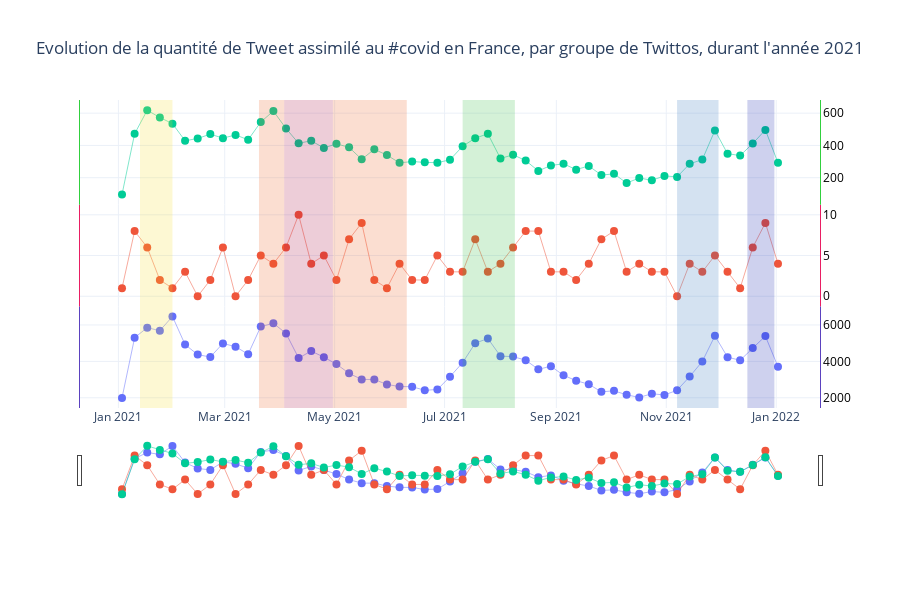

Here is the notebook cell this chart was saved with:
### Markdown cell above
##### **<span style="color:#6DEFA2">4.3.2. Visualisation</span>**

### Code cell
# création de la figure
fig = go.Figure()

# création des tracés
fig.add_trace(go.Scatter(
    x=basedate,
    y=base,
    name="TweetBase",
    text=base,
    yaxis="y",
))

fig.add_trace(go.Scatter(
    x=basegouv,
    y=gouv,
    name="TweetGouv",
    text=gouv,
    yaxis="y2",
))

fig.add_trace(go.Scatter(
    x=influencedate,
    y=influence,
    name="TweetVerifié",
    text=influence,
    yaxis="y3",
))

# création du style des tracé
fig.update_traces(
    hoverinfo="name+x+text",
    line={"width": 0.5},
    marker={"size": 8},
    mode="lines+markers",
    showlegend=False
)

# fond transparent arrière
fig.update_layout(
    shapes=[
        dict(
            fillcolor="rgba(242,220,37,0.2)",
            line={"width": 0},
            type="rect",
            x0="2021-01-13",
            x1="2021-01-31",
            xref="x",
            y0=0,
            y1=1,
            yref="paper"
        ),
        dict(
            fillcolor="rgba(234,92,26,0.2)",
            line={"width": 0},
            type="rect",
            x0="2021-03-20",
            x1="2021-04-03",
            xref="x",
            y0=0,
            y1=1,
            yref="paper"
        ),
        dict(
            fillcolor="rgba(164,6,62,0.2)",
            line={"width": 0},
            type="rect",
            x0="2021-04-03",
            x1="2021-04-30",
            xref="x",
            y0=0,
            y1=1,
            yref="paper"
        ),
        dict(
            fillcolor="rgba(234,92,26,0.2)",
            line={"width": 0},
            type="rect",
            x0="2021-04-30",
            x1="2021-06-10",
            xref="x",
            y0=0,
            y1=1,
            yref="paper"
        ),
        dict(
            fillcolor="rgba(42,183,55,0.2)",
            line={"width": 0},
            type="rect",
            x0="2021-07-11",
            x1="2021-08-09",
            xref="x",
            y0=0,
            y1=1,
            yref="paper"
        ),
        dict(
            fillcolor="rgba(42,112,183,0.2)",
            line={"width": 0},
            type="rect",
            x0="2021-11-07",
            x1="2021-11-30",
            xref="x",
            y0=0,
            y1=1,
            yref="paper"
        ),
        dict(
            fillcolor="rgba(14,25,172,0.2)",
            line={"width": 0},
            type="rect",
            x0="2021-12-16",
            x1="2021-12-31",
            xref="x",
            y0=0,
            y1=1,
            yref="paper"
        )
    ]
)

# Axes
fig.update_layout(
    xaxis=dict(
        autorange=True,
        range=["2021-01-01 00:00:00.0000", "2021-12-31 00:00:00.0000"],
        rangeslider=dict(
            autorange=True,
            range=["2021-01-01 00:00:00.0000", "2021-12-31 00:00:00.0000"]
        ),
        type="date"
    ),
    yaxis=dict(
        anchor="x",
        autorange=True,
        domain=[0, 0.33],
        linecolor="#5B42BF",
        mirror=True,
        range=[-60.0858369099, 28.4406294707],
        showline=True,
        side="right",
        tickfont={"color": "#000000"},
        tickmode="auto",
        ticks="",
        titlefont={"color": "#000000"},
        type="linear",
        zeroline=False
    ),
    yaxis2=dict(
        anchor="x",
        autorange=True,
        domain=[0.33, 0.66],
        linecolor="#E91E63",
        mirror=True,
        range=[29.3787777032, 100.621222297],
        showline=True,
        side="right",
        tickfont={"color": "#000000"},
        tickmode="auto",
        ticks="",
        titlefont={"color": "#000000"},
        type="linear",
        zeroline=False
    ),
    yaxis3=dict(
        anchor="x",
        autorange=True,
        domain=[0.66, 1],
        linecolor="#31CF3E",
        mirror=True,
        range=[29.3787777032, 100.621222297],
        showline=True,
        side="right",
        tickfont={"color": "#000000"},
        tickmode="auto",
        ticks="",
        titlefont={"color": "#000000"},
        type="linear",
        zeroline=False
    )
)

# mise à jour du ruban inférieur
fig.update_layout(
    dragmode="zoom",
    hovermode="x",
    legend=dict(traceorder="reversed"),
    height=600,
    template="plotly_white",
    margin=dict(
        t=100,
        b=100
    ),
)

# titre
fig.update_layout(
    title={
        'text': "Evolution de la quantité de Tweet assimilé au #covid en France, par groupe de Twittos, durant l'année 2021",
        'y':0.93,
        'x':0.5,
        'xanchor': 'center',
        'yanchor': 'top'}
)

# sous titre axe

fig.show()

### Figure 1 — Plotly figure (JSON) as saved in the notebook; plotly's stock layout.template omitted (floating-point values rounded to 4 significant figures)
{"data": [{"hoverinfo": "name+x+text", "line": {"width": 0.5}, "marker": {"size": 8}, "mode": "lines+markers", "name": "TweetBase", "showlegend": false, "text": ["1993", "5302", "5852", "5687", "6469", "4923", "4372", "4239", "4987", "4808", "4397", "5911", "6093", "5538", "4183", "4567", "4230", "3851", "3342", "3009", "3007", "2731", "2618", "2607", "2413", "2455", "3159", "3931", "4999", "5257", "4288", "4263", "4065", "3567", "3730", "3238", "2939", "2744", "2328", "2383", "2164", "2020", "2223", "2153", "2416", "3165", "3997", "5403", "4233", "4058", "4729", "5388", "3705"], "type": "scatter", "x": ["2021-01-03 00:00:00+00:00", "2021-01-10 00:00:00+00:00", "2021-01-17 00:00:00+00:00", "2021-01-24 00:00:00+00:00", "2021-01-31 00:00:00+00:00", "2021-02-07 00:00:00+00:00", "2021-02-14 00:00:00+00:00", "2021-02-21 00:00:00+00:00", "2021-02-28 00:00:00+00:00", "2021-03-07 00:00:00+00:00", "2021-03-14 00:00:00+00:00", "2021-03-21 00:00:00+00:00", "2021-03-28 00:00:00+00:00", "2021-04-04 00:00:00+00:00", "2021-04-11 00:00:00+00:00", "2021-04-18 00:00:00+00:00", "2021-04-25 00:00:00+00:00", "2021-05-02 00:00:00+00:00", "2021-05-09 00:00:00+00:00", "2021-05-16 00:00:00+00:00", "2021-05-23 00:00:00+00:00", "2021-05-30 00:00:00+00:00", "2021-06-06 00:00:00+00:00", "2021-06-13 00:00:00+00:00", "2021-06-20 00:00:00+00:00", "2021-06-27 00:00:00+00:00", "2021-07-04 00:00:00+00:00", "2021-07-11 00:00:00+00:00", "2021-07-18 00:00:00+00:00", "2021-07-25 00:00:00+00:00", "2021-08-01 00:00:00+00:00", "2021-08-08 00:00:00+00:00", "2021-08-15 00:00:00+00:00", "2021-08-22 00:00:00+00:00", "2021-08-29 00:00:00+00:00", "2021-09-05 00:00:00+00:00", "2021-09-12 00:00:00+00:00", "2021-09-19 00:00:00+00:00", "2021-09-26 00:00:00+00:00", "2021-10-03 00:00:00+00:00", "2021-10-10 00:00:00+00:00", "2021-10-17 00:00:00+00:00", "2021-10-24 00:00:00+00:00", "2021-10-31 00:00:00+00:00", "2021-11-07 00:00:00+00:00", "2021-11-14 00:00:00+00:00", "2021-11-21 00:00:00+00:00", "2021-11-28 00:00:00+00:00", "2021-12-05 00:00:00+00:00", "2021-12-12 00:00:00+00:00", "2021-12-19 00:00:00+00:00", "2021-12-26 00:00:00+00:00", "2022-01-02 00:00:00+00:00"], "y": ["1993", "5302", "5852", "5687", "6469", "4923", "4372", "4239", "4987", "4808", "4397", "5911", "6093", "5538", "4183", "4567", "4230", "3851", "3342", "3009", "3007", "2731", "2618", "2607", "2413", "2455", "3159", "3931", "4999", "5257", "4288", "4263", "4065", "3567", "3730", "3238", "2939", "2744", "2328", "2383", "2164", "2020", "2223", "2153", "2416", "3165", "3997", "5403", "4233", "4058", "4729", "5388", "3705"], "yaxis": "y"}, {"hoverinfo": "name+x+text", "line": {"width": 0.5}, "marker": {"size": 8}, "mode": "lines+markers", "name": "TweetGouv", "showlegend": false, "text": ["1", "8", "6", "2", "1", "3", "0", "2", "6", "0", "2", "5", "4", "6", "10", "4", "5", "2", "7", "9", "2", "1", "4", "2", "2", "5", "3", "3", "7", "3", "4", "6", "8", "8", "3", "3", "2", "4", "7", "8", "3", "4", "3", "3", "0", "4", "3", "5", "3", "1", "6", "9", "4"], "type": "scatter", "x": ["2021-01-03 00:00:00+00:00", "2021-01-10 00:00:00+00:00", "2021-01-17 00:00:00+00:00", "2021-01-24 00:00:00+00:00", "2021-01-31 00:00:00+00:00", "2021-02-07 00:00:00+00:00", "2021-02-14 00:00:00+00:00", "2021-02-21 00:00:00+00:00", "2021-02-28 00:00:00+00:00", "2021-03-07 00:00:00+00:00", "2021-03-14 00:00:00+00:00", "2021-03-21 00:00:00+00:00", "2021-03-28 00:00:00+00:00", "2021-04-04 00:00:00+00:00", "2021-04-11 00:00:00+00:00", "2021-04-18 00:00:00+00:00", "2021-04-25 00:00:00+00:00", "2021-05-02 00:00:00+00:00", "2021-05-09 00:00:00+00:00", "2021-05-16 00:00:00+00:00", "2021-05-23 00:00:00+00:00", "2021-05-30 00:00:00+00:00", "2021-06-06 00:00:00+00:00", "2021-06-13 00:00:00+00:00", "2021-06-20 00:00:00+00:00", "2021-06-27 00:00:00+00:00", "2021-07-04 00:00:00+00:00", "2021-07-11 00:00:00+00:00", "2021-07-18 00:00:00+00:00", "2021-07-25 00:00:00+00:00", "2021-08-01 00:00:00+00:00", "2021-08-08 00:00:00+00:00", "2021-08-15 00:00:00+00:00", "2021-08-22 00:00:00+00:00", "2021-08-29 00:00:00+00:00", "2021-09-05 00:00:00+00:00", "2021-09-12 00:00:00+00:00", "2021-09-19 00:00:00+00:00", "2021-09-26 00:00:00+00:00", "2021-10-03 00:00:00+00:00", "2021-10-10 00:00:00+00:00", "2021-10-17 00:00:00+00:00", "2021-10-24 00:00:00+00:00", "2021-10-31 00:00:00+00:00", "2021-11-07 00:00:00+00:00", "2021-11-14 00:00:00+00:00", "2021-11-21 00:00:00+00:00", "2021-11-28 00:00:00+00:00", "2021-12-05 00:00:00+00:00", "2021-12-12 00:00:00+00:00", "2021-12-19 00:00:00+00:00", "2021-12-26 00:00:00+00:00", "2022-01-02 00:00:00+00:00"], "y": ["1", "8", "6", "2", "1", "3", "0", "2", "6", "0", "2", "5", "4", "6", "10", "4", "5", "2", "7", "9", "2", "1", "4", "2", "2", "5", "3", "3", "7", "3", "4", "6", "8", "8", "3", "3", "2", "4", "7", "8", "3", "4", "3", "3", "0", "4", "3", "5", "3", "1", "6", "9", "4"], "yaxis": "y2"}, {"hoverinfo": "name+x+text", "line": {"width": 0.5}, "marker": {"size": 8}, "mode": "lines+markers", "name": "TweetVerifié", "showlegend": false, "text": ["96", "472", "618", "573", "535", "429", "443", "470", "445", "465", "435", "545", "613", "505", "413", "429", "384", "410", "388", "314", "376", "340", "292", "300", "295", "293", "311", "395", "445", "472", "319", "342", "306", "242", "276", "286", "250", "273", "216", "224", "167", "198", "184", "211", "205", "286", "312", "493", "349", "337", "412", "496", "292"], "type": "scatter", "x": ["2021-01-03 00:00:00+00:00", "2021-01-10 00:00:00+00:00", "2021-01-17 00:00:00+00:00", "2021-01-24 00:00:00+00:00", "2021-01-31 00:00:00+00:00", "2021-02-07 00:00:00+00:00", "2021-02-14 00:00:00+00:00", "2021-02-21 00:00:00+00:00", "2021-02-28 00:00:00+00:00", "2021-03-07 00:00:00+00:00", "2021-03-14 00:00:00+00:00", "2021-03-21 00:00:00+00:00", "2021-03-28 00:00:00+00:00", "2021-04-04 00:00:00+00:00", "2021-04-11 00:00:00+00:00", "2021-04-18 00:00:00+00:00", "2021-04-25 00:00:00+00:00", "2021-05-02 00:00:00+00:00", "2021-05-09 00:00:00+00:00", "2021-05-16 00:00:00+00:00", "2021-05-23 00:00:00+00:00", "2021-05-30 00:00:00+00:00", "2021-06-06 00:00:00+00:00", "2021-06-13 00:00:00+00:00", "2021-06-20 00:00:00+00:00", "2021-06-27 00:00:00+00:00", "2021-07-04 00:00:00+00:00", "2021-07-11 00:00:00+00:00", "2021-07-18 00:00:00+00:00", "2021-07-25 00:00:00+00:00", "2021-08-01 00:00:00+00:00", "2021-08-08 00:00:00+00:00", "2021-08-15 00:00:00+00:00", "2021-08-22 00:00:00+00:00", "2021-08-29 00:00:00+00:00", "2021-09-05 00:00:00+00:00", "2021-09-12 00:00:00+00:00", "2021-09-19 00:00:00+00:00", "2021-09-26 00:00:00+00:00", "2021-10-03 00:00:00+00:00", "2021-10-10 00:00:00+00:00", "2021-10-17 00:00:00+00:00", "2021-10-24 00:00:00+00:00", "2021-10-31 00:00:00+00:00", "2021-11-07 00:00:00+00:00", "2021-11-14 00:00:00+00:00", "2021-11-21 00:00:00+00:00", "2021-11-28 00:00:00+00:00", "2021-12-05 00:00:00+00:00", "2021-12-12 00:00:00+00:00", "2021-12-19 00:00:00+00:00", "2021-12-26 00:00:00+00:00", "2022-01-02 00:00:00+00:00"], "y": ["96", "472", "618", "573", "535", "429", "443", "470", "445", "465", "435", "545", "613", "505", "413", "429", "384", "410", "388", "314", "376", "340", "292", "300", "295", "293", "311", "395", "445", "472", "319", "342", "306", "242", "276", "286", "250", "273", "216", "224", "167", "198", "184", "211", "205", "286", "312", "493", "349", "337", "412", "496", "292"], "yaxis": "y3"}], "layout": {"dragmode": "zoom", "height": 600, "hovermode": "x", "legend": {"traceorder": "reversed"}, "margin": {"b": 100, "t": 100}, "shapes": [{"fillcolor": "rgba(242,220,37,0.2)", "line": {"width": 0}, "type": "rect", "x0": "2021-01-13", "x1": "2021-01-31", "xref": "x", "y0": 0, "y1": 1, "yref": "paper"}, {"fillcolor": "rgba(234,92,26,0.2)", "line": {"width": 0}, "type": "rect", "x0": "2021-03-20", "x1": "2021-04-03", "xref": "x", "y0": 0, "y1": 1, "yref": "paper"}, {"fillcolor": "rgba(164,6,62,0.2)", "line": {"width": 0}, "type": "rect", "x0": "2021-04-03", "x1": "2021-04-30", "xref": "x", "y0": 0, "y1": 1, "yref": "paper"}, {"fillcolor": "rgba(234,92,26,0.2)", "line": {"width": 0}, "type": "rect", "x0": "2021-04-30", "x1": "2021-06-10", "xref": "x", "y0": 0, "y1": 1, "yref": "paper"}, {"fillcolor": "rgba(42,183,55,0.2)", "line": {"width": 0}, "type": "rect", "x0": "2021-07-11", "x1": "2021-08-09", "xref": "x", "y0": 0, "y1": 1, "yref": "paper"}, {"fillcolor": "rgba(42,112,183,0.2)", "line": {"width": 0}, "type": "rect", "x0": "2021-11-07", "x1": "2021-11-30", "xref": "x", "y0": 0, "y1": 1, "yref": "paper"}, {"fillcolor": "rgba(14,25,172,0.2)", "line": {"width": 0}, "type": "rect", "x0": "2021-12-16", "x1": "2021-12-31", "xref": "x", "y0": 0, "y1": 1, "yref": "paper"}], "title": {"text": "Evolution de la quantité de Tweet assimilé au #covid en France, par groupe de Twittos, durant l'année 2021", "x": 0.5, "xanchor": "center", "y": 0.93, "yanchor": "top"}, "xaxis": {"autorange": true, "range": ["2021-01-01 00:00:00.0000", "2021-12-31 00:00:00.0000"], "rangeslider": {"autorange": true, "range": ["2021-01-01 00:00:00.0000", "2021-12-31 00:00:00.0000"]}, "type": "date"}, "yaxis": {"anchor": "x", "autorange": true, "domain": [0, 0.33], "linecolor": "#5B42BF", "mirror": true, "range": [-60.09, 28.44], "showline": true, "side": "right", "tickfont": {"color": "#000000"}, "tickmode": "auto", "ticks": "", "title": {"font": {"color": "#000000"}}, "type": "linear", "zeroline": false}, "yaxis2": {"anchor": "x", "autorange": true, "domain": [0.33, 0.66], "linecolor": "#E91E63", "mirror": true, "range": [29.38, 100.6], "showline": true, "side": "right", "tickfont": {"color": "#000000"}, "tickmode": "auto", "ticks": "", "title": {"font": {"color": "#000000"}}, "type": "linear", "zeroline": false}, "yaxis3": {"anchor": "x", "autorange": true, "domain": [0.66, 1], "linecolor": "#31CF3E", "mirror": true, "range": [29.38, 100.6], "showline": true, "side": "right", "tickfont": {"color": "#000000"}, "tickmode": "auto", "ticks": "", "title": {"font": {"color": "#000000"}}, "type": "linear", "zeroline": false}}}
